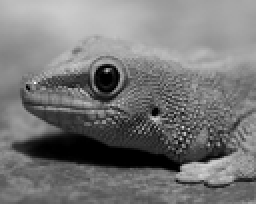
%> input picture asadk_1147299_Project1/graylizard_downsample.bmp, 128 x 102 px, shrunk from 640 x 512 before the run (shown 2 times larger)
$ octave --eval "upsample;"   (GNU Octave 9; MATLAB toolbox functions it lacks are replaced by stand-ins)
%> lines starting %> are read from the running program, lines starting %| are printed output that depends on the picture
%> in upsample, original is the input picture: size 102x128 uint8; min 0, max 251, mean 119.2
### asadk_1147299_Project1/bicubic_int.m
function im_zoom = bicubic_int(original, zoom, s);
%> called with zoom = 2, s = 1
w = original;
%w=rgb2gray(original);              %convert to grayscale
[r,c,d] = size(w);                  %number of rows and columns and depth
%> r = 102; c = 128; d = 1
r_new = r*zoom/s;                   %create new row and column variables
%> r_new = 204
c_new = c*zoom/s;                   %depending on up or down sample
%> c_new = 256
r_zoom = r_new/(r-1);               %
%> r_zoom = 2.02
c_zoom = c_new/(c-1);
%> c_zoom = 2.02
img = zeros(r_new,c_new,d);

[x,y,z] = derive(w,r,c,s);

img = make(r_zoom, c_zoom, img, r_new, c_new, w, x, y, z);

%im_zoom = mat2gray(img);
im_zoom = img;
end

### asadk_1147299_Project1/derive.m
function [x,y,z] = derive(w,r,c,s)
%> called with r = 102, c = 128, s = 1
x = zeros(r,c);
y = zeros(r,c);
z = zeros(r,c);
for i=1:s:r
    for j=1:s:c
        if((i==1)||(i==r))                      %horizontal edge case
            x(i,j) = 0;                         %pad zeros
        elseif ((j==1)||(j==c))                 %vertical edge case
            y(i,j) = w(i,j);                    %keep original value
        elseif ((i~=1)&&(i~=r))
            x(i,j) = (w(i+1,j)-w(i-1,j))./2;    %x derivative using slope
        elseif ((j~=1)&&(j~=c))
            y(i,j) = (w(i,j+1)-w(i,j-1))./2;    %y derivative using slope
        elseif ((i~=1)&&(i~=r)&&(j~=1)&&(j~=c)) %xy derivative using slope
            z(i,j) = (w(i+1,j+1)-w(i-1,j)-w(i,j-1)+w(i,j))./4;
        end
    end
end
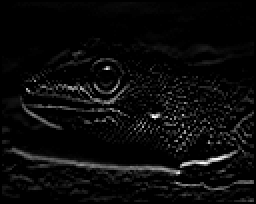
%> x: size 102x128 double (shown 2 times larger); min 0, max 98, mean 4.1; drawn with min black and max white
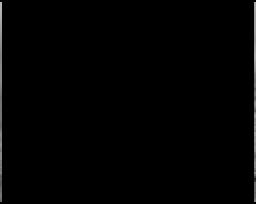
%> y: size 102x128 double (shown 2 times larger); min 0, max 181, mean 2.1
%> z: size 102x128 double; every value is 0
end

### asadk_1147299_Project1/make.m
function img = make(r_zoom, c_zoom, img, r_new, c_new, w, x, y, z)
%> called with r_zoom = 2.02, c_zoom = 2.02, r_new = 204, c_new = 256
A_inv = [1,0,0,0,0,0,0,0,0,0,0,0,0,0,0,0; 0,0,0,0,1,0,0,0,0,0,0,0,0,0,0,0; ...
    -3,3,0,0,-2,-1,0,0,0,0,0,0,0,0,0,0; 2,-2,0,0,1,1,0,0,0,0,0,0,0,0,0,0; ...
    0,0,0,0,0,0,0,0,1,0,0,0,0,0,0,0; 0,0,0,0,0,0,0,0,0,0,0,0,1,0,0,0; ...
    0,0,0,0,0,0,0,0,-3,3,0,0,-2,-1,0,0; 0,0,0,0,0,0,0,0,2,-2,0,0,1,1,0,0; ...
    -3,0,3,0,0,0,0,0,-2,0,-1,0,0,0,0,0; 0,0,0,0,-3,0,3,0,0,0,0,0,-2,0,-1,0; ...
    9,-9,-9,9,6,3,-6,-3,6,-6,3,-3,4,2,2,1; -6,6,6,-6,-3,-3,3,3,-4,4,-2,2,-2,-2,-1,-1; ...
    2,0,-2,0,0,0,0,0,1,0,1,0,0,0,0,0; 0,0,0,0,2,0,-2,0,0,0,0,0,1,0,1,0; ...
    -6,6,6,-6,-4,-2,4,2,-3,3,-3,3,-2,-1,-2,-1; 4,-4,-4,4,2,2,-2,-2,2,-2,2,-2,1,1,1,1 ];
f=zeros(16,1);
for i=0:r_new-1
    for j=0:c_new-1
        i_r = i/r_zoom;
        i_c = j/c_zoom;
        width = -(((i_r)-floor(i_r))-1);
 		height = -(((i_c)-floor(i_c))-1);
        %vector to keep index values organized
        I = [1+floor(i_r), 1+floor(i_c), 1+ceil(i_c), 1+ceil(i_r)];
		f(1) = w(I(1),I(2));                        %original
		f(2) = w(I(1),I(3));
		f(3) = w(I(4),I(2));
		f(4) = w(I(4),I(3));
		f(5) = x(I(1),I(2));                        %partial x
		f(6) = x(I(1),I(3));
		f(7) = x(I(4),I(2));
		f(8) = x(I(4),I(3));
		f(9) = y(I(1),I(2));                        %partial y
		f(10) = y(I(1),I(3));
		f(11) = y(I(4),I(2));
		f(12) = y(I(4),I(3));
		f(13) = z(I(1),I(2));                       %partial xy
		f(14) = z(I(1),I(3));
		f(15) = z(I(4),I(2));
		f(16) = z(I(4),I(3));

        alpha = A_inv*f;                            %from the eqn A*alpha=x

        pixel=0;
		for k = 1:16
	 		pixel = pixel + alpha(k).*((1-width)^(floor((k-1)/4))).*((1-height)^(mod(k-1,4)));
		end
		img(i+1,j+1,1) = pixel;
    end
end
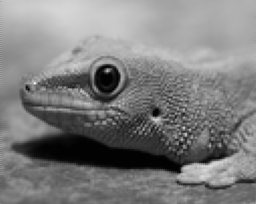
%> img: size 204x256 double; min -2.42, max 242.9, mean 119.1; drawn with min black and max white
%> after the loop, f = [122; 133; 146; 146; 24; 0; 0; 0; 0; 133; 0; 0; 0; 0; 0; 0]
end

### asadk_1147299_Project1/upsample.m
function upsample
original = imread('graylizard_downsample.bmp');
%original = rgb2gray(imread('city.jpg'));
upsampled = mat2gray(bicubic_int(original,2,1));

figure;
imshow(original);
title('Original');
figure;
imshow(upsampled);
title('Upsampled by 2');
end
